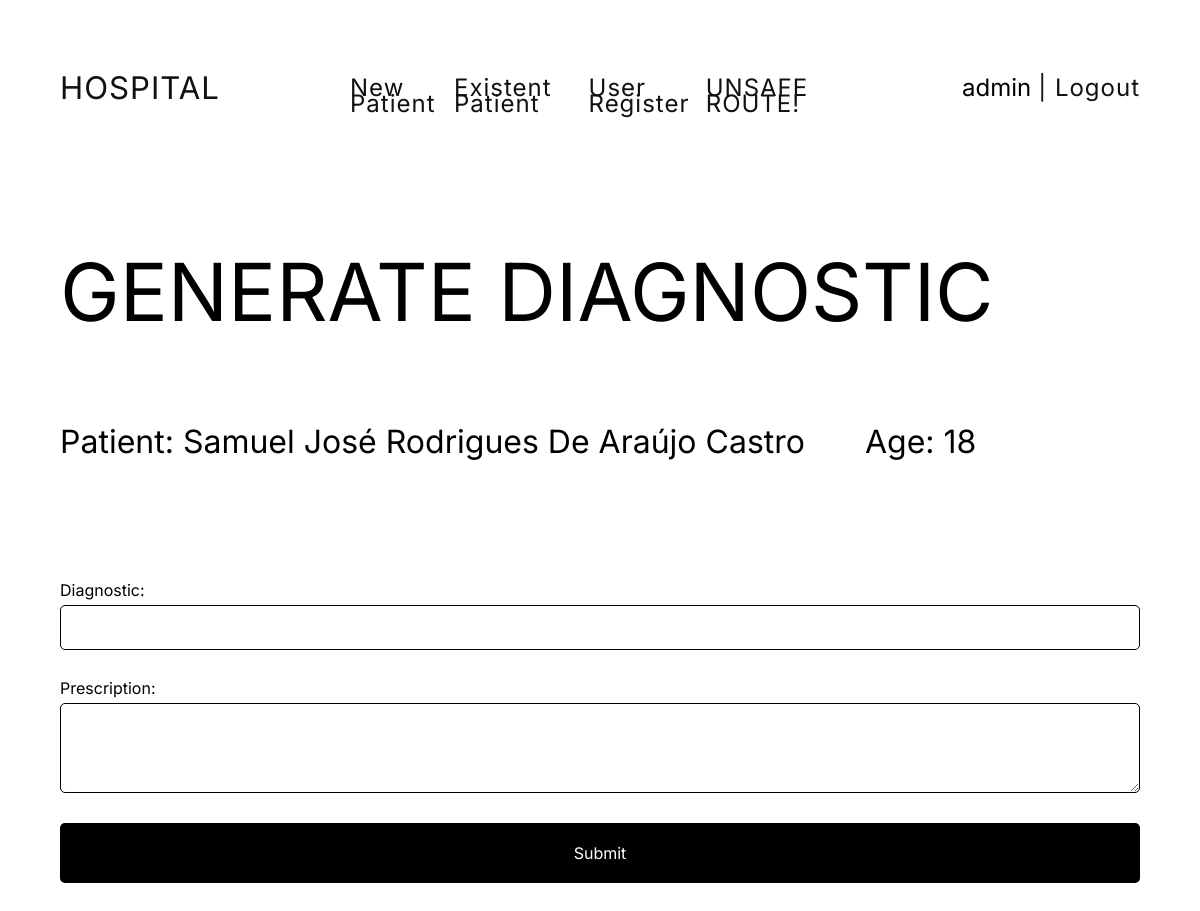
Page /protected/screening/generate-diagnostic/19/ (signed in) on the committed database.
### users/models.py (models this page shows, shortened)
class HospitalUser(AbstractUser):
    is_attendant = models.BooleanField(default=False)
    is_nurse = models.BooleanField(default=False)
    is_medic = models.BooleanField(default=False)

### screening/models.py (models this page shows, shortened)
class Patient(models.Model):
    name = models.CharField(max_length=50)
    age = models.PositiveIntegerField(default=0)
    cpf = models.CharField(max_length=15)
    address = models.CharField(max_length=200)
    phone = models.CharField(max_length=20)
    is_active = models.BooleanField(default=True)
    was_attended = models.BooleanField(default=False)
    create_date = models.DateTimeField(default=datetime.now)
    active_date = models.DateTimeField(default=datetime.now)
    priority = models.IntegerField(default=0)
    def get_symptoms(self):
        symptoms = []
        symptoms_patient = SymptomPatient.objects.filter(patient=self)
        for relation in symptoms_patient:
            symptoms.append(relation.symptom)
        return symptoms

### screening/views.py (the view, shortened to what this page needs)
# urls.py: path('generate-diagnostic/<int:pk>/', views.GenerateDiagnosticView.as_view(), name='generate-diagnostic'),
class GenerateDiagnosticView(View):
    def get(self, request, pk):
        patient = Patient.objects.get(pk=pk)
        symptoms = patient.get_symptoms()
        context = {'patient': patient, 'symptoms': symptoms}
        return render(request, 'screening/generate-diagnostic.html', context)

### screening/templates/screening/generate-diagnostic.html (shortened to what this page needs)
{% extends './base.html' %}
{% load static %}
{% block content %}
    <h1 class="title">Generate Diagnostic</h1>
    <div class="flex-flow">
        <p class="subtitle">Patient: {{ patient.name }}</p>
        <p class="subtitle">Age: {{ patient.age }}</p>
    </div>
    <form action="{% url 'generate-diagnostic' pk=patient.pk %}" method="post">
        <label for="comorbidity">Diagnostic:</label>
        <input class="input-hospital" type="text" name="comorbidity" id="comorbidity">
        <label for="prescription">Prescription:</label>
        <textarea class="input-hospital" name="prescription" id="prescription"></textarea>
        <button class="button-black" type="submit">Submit</button>
    </form>
{% endblock %}

### screening/templates/screening/base.html (shortened to what this page needs)
<!DOCTYPE html>
{% load static %}
<html lang="en">
<head>
    <link rel="stylesheet" href="{% static 'css/reset.css' %}">
    <link rel="stylesheet" href="{% static 'css/symptoms-list.css' %}">
    <link rel="stylesheet" href="{% static 'css/style.css' %}">
</head>
<body>
<div class="container-hospital">
    <header>
        <nav>
            <ul class="grid-header">
                <li class="grid-item um"><a class="link-hospital {% if request.resolver_match.url_name == 'index' %}active{% endif %}" href="{% url 'index' %}">HOSPITAL</a></li>
                <ul class="grid-item dois">
                    <li><a class="link-hospital {% if request.resolver_match.url_name == 'create-patient' %}active{% endif %}" href="{% url 'create-patient' %}">New Patient</a></li>
                    <li><a class="link-hospital {% if request.resolver_match.url_name == 'add-existent-patient' %}active{% endif %}" href="{% url 'add-existent-patient' %}">Existent Patient</a></li>
                    <li><a class="link-hospital {% if request.resolver_match.url_name == 'register-user' %}active{% endif %}" href="{% url 'register-user' %}">User Register</a></li>
                    <li><a class="link-hospital {% if request.resolver_match.url_name == 'unsafe-view' %}active{% endif %}" href="{% url 'unsafe-view' %}">UNSAFE ROUTE!</a></li>
                </ul>
                <ul class="grid-item tres">
                    <li class="nome" style="padding-right: 7px">{{ user.username }}</li>
                    <li><a class="link-hospital" href="{% url 'logout' %}"> | Logout</a></li>
                </ul>
            </ul>
        </nav>
    </header>
    {% block content %} {% endblock %}
</div>
</body>
</html>

### screening/static/css/style.css (style rules this page uses)
body { font-family: 'Inter', sans-serif; font-style: normal; font-weight: 400; font-size: 16px; line-height: 16px; }
.container-hospital { padding: 60px; background: #fff; margin: 0; }
button { background: white; border: none; }
label { display: block; font-weight: normal; }
.title { padding: 60px 0; font-style: normal; font-weight: 400; font-size: 5rem; line-height: 5rem; text-transform: uppercase; }
.subtitle { font-style: normal; font-weight: 400; font-size: 2rem; line-height: 2.5rem; text-transform: capitalize; padding: 30px 60px 0 0; }
.flex-flow { display: flex; }
.button-black { font-size: 16px; width: 100%; cursor: pointer; color: white; background: #000000; border-radius: 5px; outline-offset: 4px; padding: 20px 30px; text-align: center; transition: background .3s; font-family: 'Inter', sans-serif; }
.input-hospital { font-family: 'Inter', sans-serif; font-size: 16px; line-height: 24px; display: block; width: 100%; height: 45px; padding: 7px 7px; margin: 7px 0 30px 0; box-sizing: border-box; border: 1px solid #000; border-radius: 5px; transition: border .3s; }
textarea.input-hospital { height: 90px; }
.grid-header { display: grid; grid-template-columns: 1fr 2fr 1fr; padding-bottom: 60px; font-size: 24px; }
.grid-item { display:flex; }
.grid-item.um { justify-content: start; padding: 20px; padding-left: 0; font-size: 1.3em; color:#111; }
.grid-item.dois { justify-content: space-between; padding: 20px; }
.grid-item.tres { padding: 20px; padding-right: 0; margin-left: auto; }
.link-hospital { color: #111; letter-spacing:1px; text-decoration: none; }
a { text-decoration: none; }

### rows in the picture
HospitalUser: username "admin"
Patient: name "Samuel José Rodrigues De Araújo Castro", age "18"
